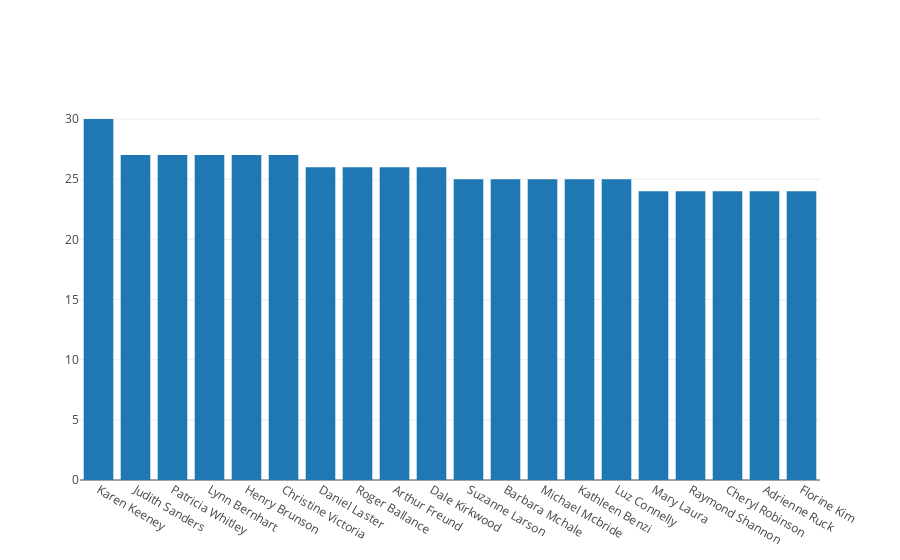

Source (notebook cell):
### Markdown cell above
# Interactive Visualization of Suspects  Visit Distribution on Theft Days
NB: Display might not work in HTML.

### Code cell
from plotly.graph_objs import *
import plotly.graph_objs as go

data = [go.Bar(
            x= suspect_list['name'],
            y= suspect_list['visit_freq']
    )]


plotly.offline.iplot(data, filename='basic-bar')

### Figure 1 — Plotly figure (JSON) as saved in the notebook; plotly's stock layout.template omitted (floating-point values rounded to 4 significant figures)
{"data": [{"type": "bar", "x": ["Karen Keeney", "Judith Sanders", "Patricia Whitley", "Lynn Bernhart", "Henry Brunson", "Christine Victoria", "Daniel Laster", "Roger Ballance", "Arthur Freund", "Dale Kirkwood", "Suzanne Larson", "Barbara Mchale", "Michael Mcbride", "Kathleen Benzi", "Luz Connelly", "Mary Laura", "Raymond Shannon", "Cheryl Robinson", "Adrienne Ruck", "Florine Kim"], "y": [30, 27, 27, 27, 27, 27, 26, 26, 26, 26, 25, 25, 25, 25, 25, 24, 24, 24, 24, 24]}], "layout": {}}
